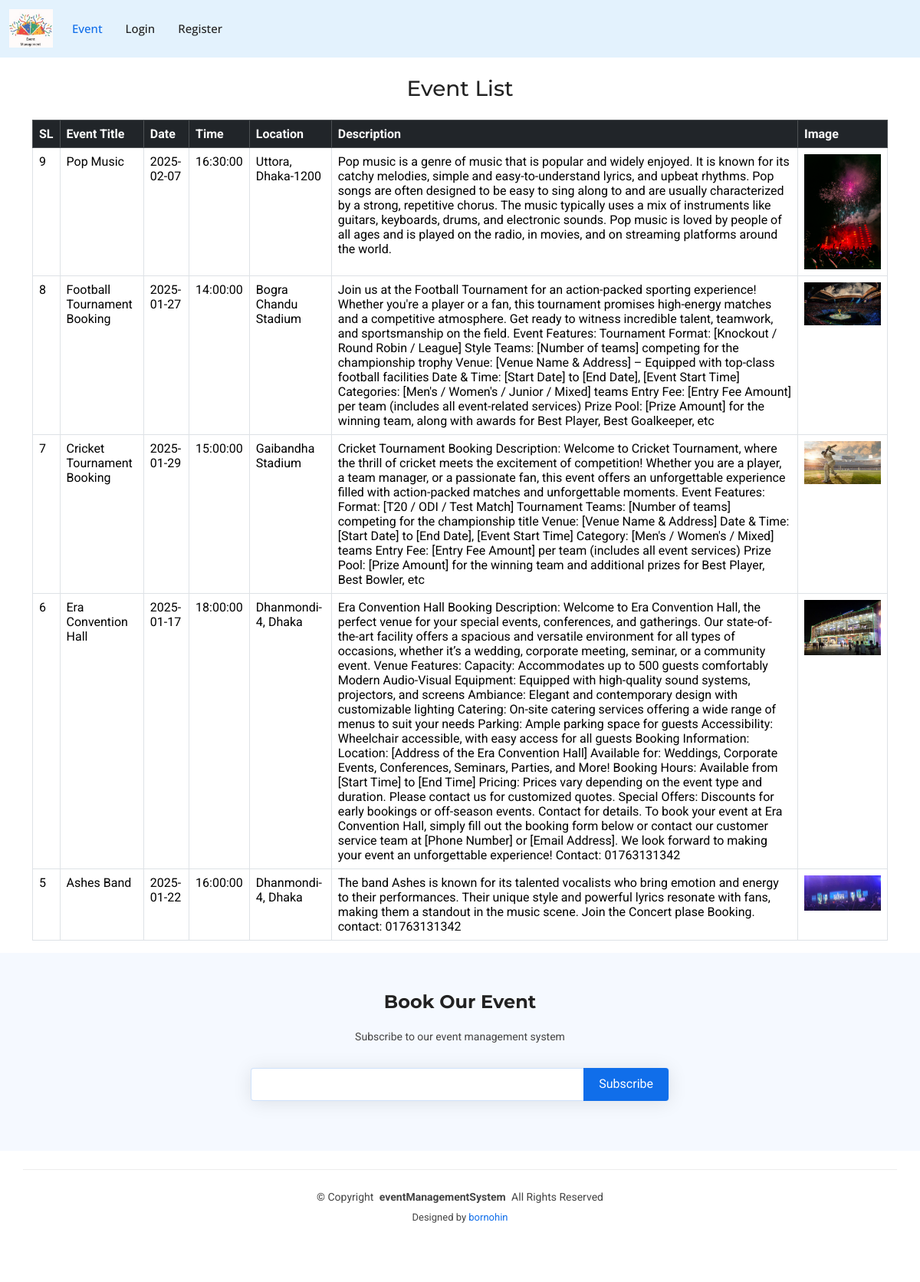
Before: /event-list.php with the older database file.
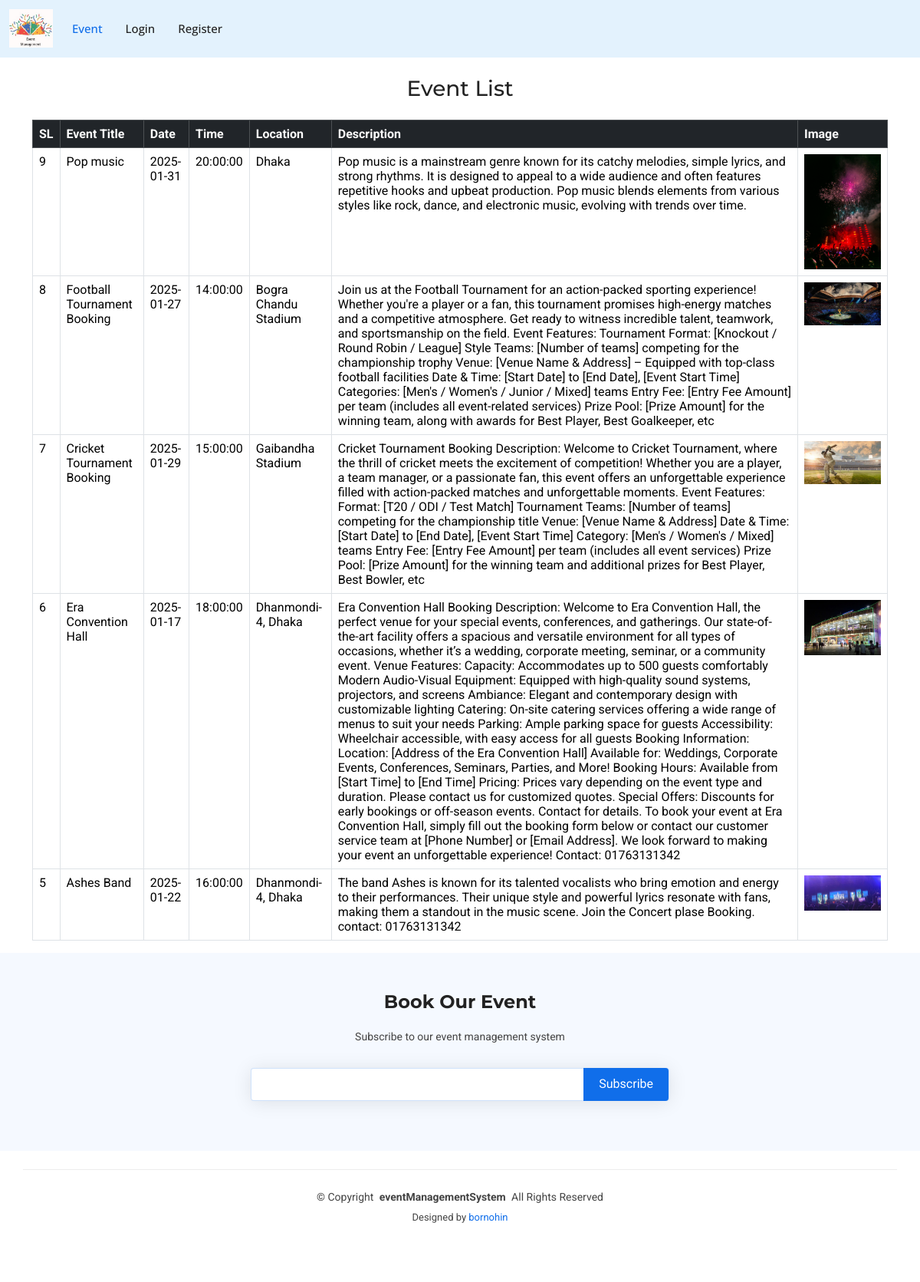
After: the same page with the newer database file.
### tables this page shows
CREATE TABLE `events` (
  `id` int(11) NOT NULL,
  `event_title` varchar(255) NOT NULL,
  `event_date` date NOT NULL,
  `event_time` time NOT NULL,
  `event_location` varchar(255) NOT NULL,
  `event_description` text NOT NULL,
  `price` decimal(10,2) NOT NULL,
  `event_image` varchar(255) NOT NULL,
  `created_at` timestamp NOT NULL DEFAULT current_timestamp()
);

### event-list.php (the view, shortened to what this page needs)
<?php
include('connect.php');
include('header.php');
?>
<!DOCTYPE html>
<html lang="en">
<head>
</head>
<body>
    <div class="container mt-4">
        <h3 class="text-center mb-4">Event List</h3>
        <table class="table table-bordered table-hover">
            <thead class="table-dark">
                <tr>
                    <th>SL</th>
                    <th>Event Title</th>
                    <th>Date</th>
                    <th>Time</th>
                    <th>Location</th>
                    <th>Description</th>
                    <th>Image</th>
                </tr>
            </thead>
            <tbody>
                <?php
                $sql = "SELECT * FROM events ORDER BY id DESC";
                $result = mysqli_query($conn, $sql);
                if (mysqli_num_rows($result) > 0) {
                    while ($row = mysqli_fetch_assoc($result)) {
                        echo "
                        <tr>
                            <td>{$row['id']}</td>
                            <td>{$row['event_title']}</td>
                            <td>{$row['event_date']}</td>
                            <td>{$row['event_time']}</td>
                            <td>{$row['event_location']}</td>
                            <td>{$row['event_description']}</td>
                            <td><img src='admin/uploads/{$row['event_image']}' alt='{$row['event_title']}' width='100'></td>
                        </tr>";
                    }
                } else {
                    echo "<tr><td colspan='8' class='text-center'>No events found</td></tr>";
                }
                ?>
            </tbody>
        </table>
    </div>
    <?php include('footer.php'); ?>
</body>
</html>

Changed rows visible on the page:
changed events id 9: event_title "Pop Music" → "Pop music"; event_date "2025-02-07" → "2025-01-31"; event_time "16:30:00" → "20:00:00"; event_location "Uttora, Dhaka-1200" → "Dhaka"; event_description "Pop music is a genre of music that is popular and widely enjoyed. It is known for its catchy melodies, simple and easy-to-understand lyrics, and upbeat rhythms. Pop songs are often designed to be easy to sing along to and are usually characterized by a strong, repetitive chorus. The music typically uses a mix of instruments like guitars, keyboards, drums, and electronic sounds. Pop music is loved by people of all ages and is played on the radio, in movies, and on streaming platforms around the world." → "Pop music is a mainstream genre known for its catchy melodies, simple lyrics, and strong rhythms. It is designed to appeal to a wide audience and often features repetitive hooks and upbeat production. Pop music blends elements from various styles like rock, dance, and electronic music, evolving with trends over time."
